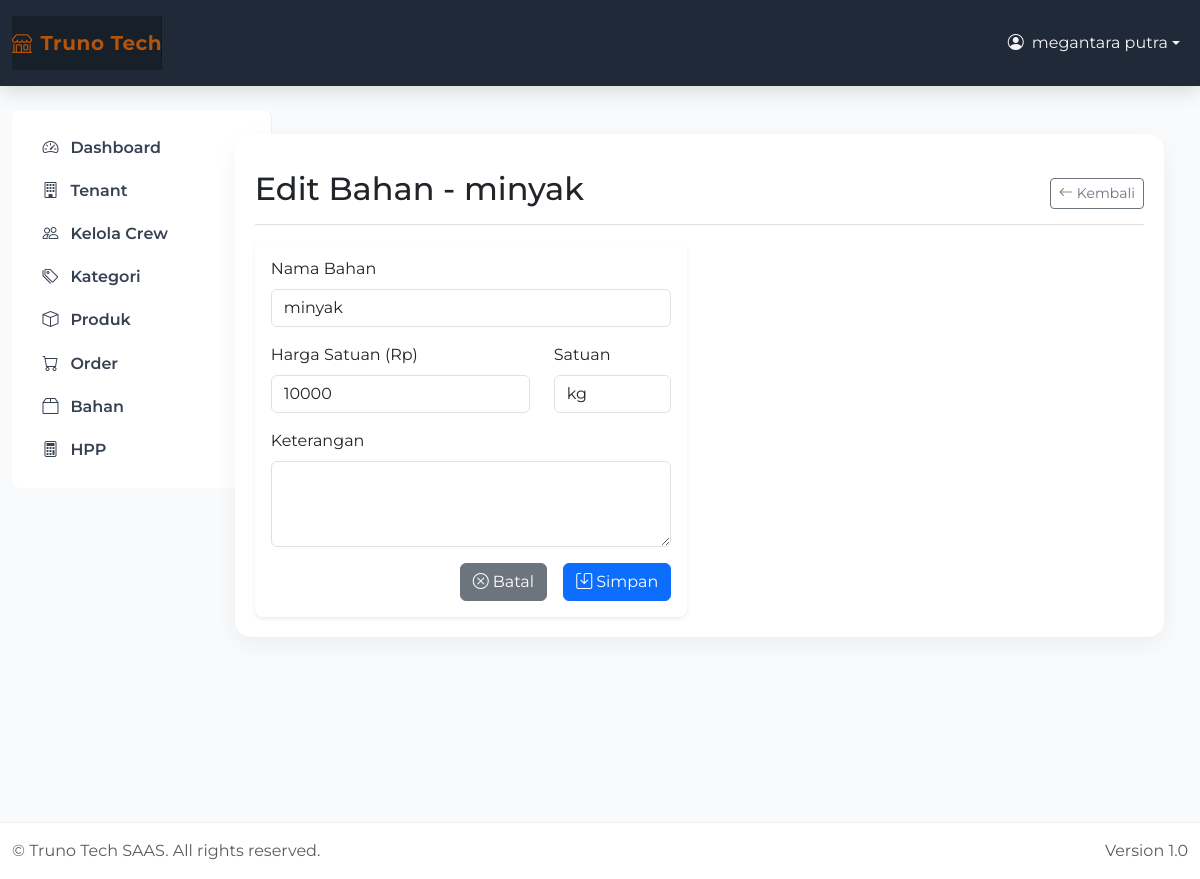
The app's page /hpp/bahan/2/edit/ (signed in) with its own data.
### apps/hpp/models.py (models this page shows, shortened)
class Bahan(models.Model):
    nama_bahan = models.CharField(max_length=100)
    harga_satuan = models.BigIntegerField()  # Price per unit in rupiah
    satuan = models.CharField(max_length=20, default='kg')  # Unit: kg, gram, liter, etc
    keterangan = models.TextField(blank=True)
    is_active = models.BooleanField(default=True)
    created_by = models.ForeignKey(User, on_delete=models.CASCADE)
    created_at = models.DateTimeField(auto_now_add=True)
    updated_at = models.DateTimeField(auto_now=True)
    class Meta:
        db_table = 'bahan'
        ordering = ['nama_bahan']
        verbose_name_plural = 'Bahan'

### apps/hpp/views.py (the view)
# urls.py: path('bahan/<int:bahan_id>/edit/', views.bahan_edit_view, name='bahan_edit'),
@login_required
def bahan_edit_view(request, bahan_id):
    if not check_client_permission(request.user):
        messages.error(request, 'Anda tidak memiliki akses untuk mengelola bahan.')
        return redirect('dashboard:home')
    bahan = get_object_or_404(Bahan, id=bahan_id, created_by=request.user)
    if request.method == 'POST':
        form = BahanForm(request.POST, instance=bahan)
        if form.is_valid():
            form.save()
            messages.success(request, f'Bahan {bahan.nama_bahan} berhasil diupdate.')
            return redirect('hpp:bahan_list')
    else:
        form = BahanForm(instance=bahan)
    return render(request, 'hpp/bahan_form.html', {
        'form': form,
        'bahan': bahan,
        'title': f'Edit Bahan - {bahan.nama_bahan}'
    })

### apps/hpp/forms.py
class BahanForm(forms.ModelForm):
    harga_satuan = forms.IntegerField(
        label='Harga Satuan (Rp)',
        widget=forms.NumberInput(attrs={'class': 'form-control'})
    )
    class Meta:
        model = Bahan
        fields = ['nama_bahan', 'harga_satuan', 'satuan', 'keterangan']
        widgets = {
            'nama_bahan': forms.TextInput(attrs={'class': 'form-control'}),
            'satuan': forms.TextInput(attrs={'class': 'form-control', 'placeholder': 'kg, gram, liter, dll'}),
            'keterangan': forms.Textarea(attrs={'class': 'form-control', 'rows': 3}),
        }
        labels = {
            'nama_bahan': 'Nama Bahan',
            'harga_satuan': 'Harga Satuan (Rp)',
            'satuan': 'Satuan',
            'keterangan': 'Keterangan',
        }

### apps/hpp/views.py (called while the page is built)
def check_client_permission(user):
    return hasattr(user, 'userprofile') and user.userprofile.role == 'client'

### apps/hpp/templates/hpp/bahan_form.html (shortened to what this page needs)
{% extends 'base.html' %}
{% block content %}
<div class="d-flex justify-content-between flex-wrap flex-md-nowrap align-items-center pt-3 pb-2 mb-3 border-bottom">
    <h1 class="h2">{{ title }}</h1>
    <div class="btn-toolbar mb-2 mb-md-0">
        <a href="{% url 'hpp:bahan_list' %}" class="btn btn-sm btn-outline-secondary">
            <i class="bi bi-arrow-left me-1"></i>Kembali
        </a>
    </div>
</div>
<div class="row">
    <div class="col-md-6">
        <div class="card">
            <div class="card-body">
                <form method="post">
                    <div class="mb-3">
                        <label class="form-label">{{ form.nama_bahan.label }}</label>
                        {{ form.nama_bahan }}
                    </div>
                    <div class="row">
                        <div class="col-md-8 mb-3">
                            <label class="form-label">{{ form.harga_satuan.label }}</label>
                            {{ form.harga_satuan }}
                        </div>
                        <div class="col-md-4 mb-3">
                            <label class="form-label">{{ form.satuan.label }}</label>
                            {{ form.satuan }}
                        </div>
                    </div>
                    <div class="mb-3">
                        <label class="form-label">{{ form.keterangan.label }}</label>
                        {{ form.keterangan }}
                    </div>
                    <div class="d-grid gap-2 d-md-flex justify-content-md-end">
                        <a href="{% url 'hpp:bahan_list' %}" class="btn btn-secondary me-md-2">
                            <i class="bi bi-x-circle me-1"></i>Batal
                        </a>
                        <button type="submit" class="btn btn-primary">
                            <i class="bi bi-save me-1"></i>Simpan
                        </button>
                    </div>
                </form>
            </div>
        </div>
    </div>
</div>
{% endblock %}

### templates/base.html (shortened to what this page needs)
{% load static %}
<!DOCTYPE html>
<html lang="id" data-bs-theme="light">
<head>
  <link href="https://cdn.jsdelivr.net/npm/bootstrap@5.3.3/dist/css/bootstrap.min.css" rel="stylesheet" />
  <link href="https://cdn.jsdelivr.net/npm/bootstrap-icons@1.11.3/font/bootstrap-icons.css" rel="stylesheet" />
  <link rel="stylesheet" href="{% static 'css/custom.css' %}">
</head>
<body class="d-flex flex-column">
{% if user.is_authenticated %}
  <nav class="navbar navbar-expand-lg navbar-dark app-navbar py-3">
    <div class="container-fluid">
      <a class="navbar-brand d-flex align-items-center" href="{% url 'dashboard:home' %}">
        <i class="bi bi-shop me-2"></i>
        Truno Tech
      </a>
      <div class="collapse navbar-collapse" id="topbarNav">
        <ul class="navbar-nav ms-auto">
          <li class="nav-item dropdown">
            <a class="nav-link dropdown-toggle d-flex align-items-center" href="#" role="button" data-bs-toggle="dropdown" aria-expanded="false">
              <i class="bi bi-person-circle me-2"></i>
              {{ user.get_full_name|default:user.username }}
            </a>
          </li>
        </ul>
      </div>
    </div>
  </nav>
  <div class="container-fluid app-shell py-4">
    <div class="row g-3">
      <aside class="col-lg-3 col-xl-2 d-none d-lg-block">
        <div class="app-sidebar rounded-3 p-3">
          <div class="sidebar-inner">
            {% url 'dashboard:home' as dashboard_url %}
            {% url 'accounts:create_client' as create_client_url %}
            {% url 'tenants:list' as tenants_url %}
            {% url 'accounts:create_crew' as create_crew_url %}
            {% url 'products:category_list' as category_url %}
            {% url 'products:list' as products_url %}
            {% url 'orders:list' as orders_url %}
            {% url 'hpp:bahan_list' as bahan_url %}
            {% url 'hpp:list' as hpp_url %}
            <nav class="nav flex-column side-nav">
              <a class="nav-link {% if request.path == dashboard_url %}active{% endif %}" href="{{ dashboard_url }}">
                <i class="bi bi-speedometer2"></i> <span>Dashboard</span>
              </a>
              {% if user.userprofile.role == 'client' %}
                <a class="nav-link {% if request.path == tenants_url %}active{% endif %}" href="{{ tenants_url }}">
                  <i class="bi bi-building"></i> <span>Tenant</span>
                </a>
                <a class="nav-link {% if request.path == create_crew_url %}active{% endif %}" href="{{ create_crew_url }}">
                  <i class="bi bi-people"></i> <span>Kelola Crew</span>
                </a>
              {% endif %}
              {% if user.userprofile.role == 'client' or user.userprofile.role == 'crew' %}
                <a class="nav-link {% if request.path == category_url %}active{% endif %}" href="{{ category_url }}">
                  <i class="bi bi-tags"></i> <span>Kategori</span>
                </a>
                <a class="nav-link {% if request.path == products_url %}active{% endif %}" href="{{ products_url }}">
                  <i class="bi bi-box"></i> <span>Produk</span>
                </a>
                <a class="nav-link {% if request.path == orders_url %}active{% endif %}" href="{{ orders_url }}">
                  <i class="bi bi-cart"></i> <span>Order</span>
                </a>
              {% endif %}
              {% if user.userprofile.role == 'client' %}
                <a class="nav-link {% if request.path == bahan_url %}active{% endif %}" href="{{ bahan_url }}">
                  <i class="bi bi-box2"></i> <span>Bahan</span>
                </a>
                <a class="nav-link {% if request.path == hpp_url %}active{% endif %}" href="{{ hpp_url }}">
                  <i class="bi bi-calculator"></i> <span>HPP</span>
                </a>
              {% endif %}
            </nav>
          </div>
        </div>
      </aside>
      <main class="col-lg-9 col-xl-10">
        <div class="app-main">
          <div class="content-wrapper">
            {% block content %}{% endblock %}
          </div>
        </div>
      </main>
    </div>
  </div>
  <footer class="app-footer mt-auto py-3">
    <div class="container-fluid d-flex justify-content-between align-items-center">
      <span class="text-muted">&copy; {{ now|date:'Y' }} Truno Tech SAAS. All rights reserved.</span>
      <span class="text-muted">Version 1.0</span>
    </div>
  </footer>
{% else %}
  <main class="container py-5">
    {% block login_content %}{% endblock %}
  </main>
{% endif %}
</body>
</html>

### static/css/custom.css (style rules this page uses)
body { font-family: 'Segoe UI', Tahoma, Geneva, Verdana, sans-serif; }
.navbar-brand { padding-top: .75rem; padding-bottom: .75rem; font-size: 1rem; background-color: rgba(0, 0, 0, .25); box-shadow: inset -1px 0 0 rgba(0, 0, 0, .25); }
.card { border: none; border-radius: 0.5rem; box-shadow: 0 0.125rem 0.25rem rgba(0, 0, 0, 0.075); }
.btn { border-radius: 0.375rem; }
.btn-group-sm > .btn, .btn-sm { border-radius: 0.25rem; }

### templates/base.html (style rules this page uses)
:root { --brand: #1f2937; --brand-accent: #b45309; --brand-hover: #d97706; --bg-soft: #f9fafb; --radius: 1rem; }
html, body { height: 100%; }
body { background: var(--bg-soft); font-family: 'Montserrat', sans-serif; }
.app-navbar { background: var(--brand); box-shadow: 0 4px 20px rgba(0,0,0,.15); z-index: 1031; }
.app-navbar .navbar-brand { font-weight: 700; font-size: 1.25rem; letter-spacing: .5px; color: var(--brand-accent)!important; }
.app-navbar .nav-link { color: #f3f4f6; }
.app-shell { min-height: calc(100vh - 64px); }
.app-sidebar { width: 260px; background: #ffffff; border-right: 1px solid rgba(0,0,0,.06); }
.sidebar-inner { position: sticky; top: 1rem; }
.app-main { padding: 1.5rem; }
.content-wrapper { background: #fff; border-radius: var(--radius); box-shadow: 0 8px 24px rgba(0,0,0,.05); padding: 1.25rem; }
.side-nav .nav-link { display:flex; align-items:center; gap:.75rem; color:#374151; font-weight:600; padding:.6rem .9rem; border-radius:.6rem; }
.app-footer { background:#fff; border-top:1px solid rgba(0,0,0,.06); }

### records on screen
Bahan: nama_bahan "minyak", harga_satuan "10000", satuan "kg"

### other values on screen
{{ user.get_full_name|default:user.username }} "megantara putra"
{{ title }} "Edit Bahan - minyak"
